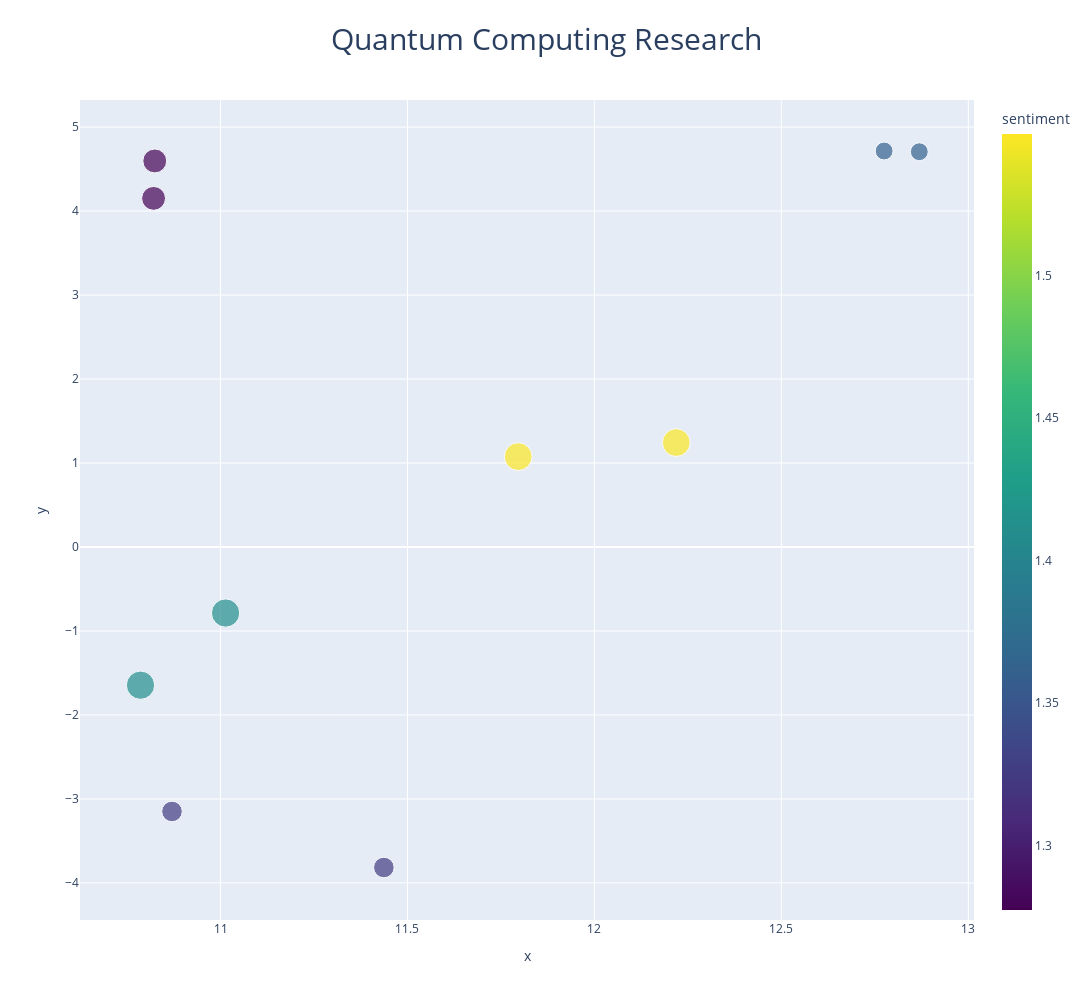

The notebook cell saved with this chart:
### Markdown cell above
### Visualization based on Topic and Sentiment

### Code cell
fig = px.scatter(
    wizard_copy,
    x="x",
    y="y",
    size="size",
    color="sentiment",
    hover_name=wizard_copy["paragraph"].str.wrap(100).apply(lambda x: x.replace("\n", "<br>")),
    hover_data=["entities", "topics"],
    color_continuous_scale=px.colors.sequential.Viridis,
    title="Quantum Computing Research",
    width=1500,
    height=1000,
)

fig.update_layout(title_x=0.5, title_font_size=30)

fig.show()

### Figure 1 — Plotly figure (JSON) as saved in the notebook; plotly's stock layout.template omitted (floating-point values rounded to 4 significant figures)
{"data": [{"customdata": [["['IBM', 'Microsoft', 'Intel', 'Google', 'NVIDIA']", [["technology", 0.009], ["research", 0.009], ["ibm", 0.008], ["company", 0.007], ["new", 0.007]]], ["['Photonic Integrated Circuit', 'IBM', 'Jun (The Expresswire) -- \"Photonic Integrated Circuit (IC) and Quantum Computing Market\" Insights 2023 By Types (Hybrid, Monolithic, ...', 'Jun 19, 2023 (The Expresswire) -- \"Photonic Integrated Circuit (IC) and Quantum Computing Market\" [2023-2030] Research ReportAnalysis and ...', \"Researcher' newest research report, the â Quantum Computing Chip Industry Forecastâ looks at past sales and reviews total world Quantum Computing Chip sales in 2022, providing a ...\"]", [["market", 0.034], ["global", 0.023], ["global quantum", 0.02], ["computing market", 0.02], ["market size", 0.018]]], ["['IBM', 'Google', 'Microsoft', 'Quantum computing uses the physical properties of quantum physics to  manipulate subatomic particles to perform computation.', 'Intel']", [["computer", 0.014], ["quantum computer", 0.014], ["qubits", 0.013], ["classical", 0.011], ["error", 0.011]]], ["['Google', 'Non-Abelian anyons have the unique feature of retaining a sort of memory,  allowing us to determine when they have been exchanged,...', 'Linear Mechanical', 'Argonne', 'Cornell \\nChronicle']", [["material", 0.013], ["property", 0.01], ["particle", 0.01], ["team", 0.009], ["electron", 0.009]]], ["['Photonic Integrated Circuit', 'IBM', 'Jun (The Expresswire) -- \"Photonic Integrated Circuit (IC) and Quantum Computing Market\" Insights 2023 By Types (Hybrid, Monolithic, ...', 'Jun 19, 2023 (The Expresswire) -- \"Photonic Integrated Circuit (IC) and Quantum Computing Market\" [2023-2030] Research ReportAnalysis and ...', \"Researcher' newest research report, the â Quantum Computing Chip Industry Forecastâ looks at past sales and reviews total world Quantum Computing Chip sales in 2022, providing a ...\"]", [["market", 0.034], ["global", 0.023], ["global quantum", 0.02], ["computing market", 0.02], ["market size", 0.018]]], ["['IBM', 'Moderna', 'Cleveland Clinic', 'Microsoft', 'Council Post: Shifting The Paradigm With Deep Tech']", [["data", 0.006], ["ai", 0.006], ["research", 0.006], ["company", 0.006], ["report", 0.006]]], ["['IBM', 'Moderna', 'Cleveland Clinic', 'Microsoft', 'Council Post: Shifting The Paradigm With Deep Tech']", [["data", 0.006], ["ai", 0.006], ["research", 0.006], ["company", 0.006], ["report", 0.006]]], ["['IBM', 'Google', 'Microsoft', 'Quantum computing uses the physical properties of quantum physics to  manipulate subatomic particles to perform computation.', 'Intel']", [["computer", 0.014], ["quantum computer", 0.014], ["qubits", 0.013], ["classical", 0.011], ["error", 0.011]]], ["['IBM', 'Microsoft', 'Intel', 'Google', 'NVIDIA']", [["technology", 0.009], ["research", 0.009], ["ibm", 0.008], ["company", 0.007], ["new", 0.007]]], ["['Google', 'Non-Abelian anyons have the unique feature of retaining a sort of memory,  allowing us to determine when they have been exchanged,...', 'Linear Mechanical', 'Argonne', 'Cornell \\nChronicle']", [["material", 0.013], ["property", 0.01], ["particle", 0.01], ["team", 0.009], ["electron", 0.009]]]], "hovertemplate": "<b>%{hovertext}</b><br><br>x=%{x}<br>y=%{y}<br>size=%{marker.size}<br>entities=%{customdata[0]}<br>topics=%{customdata[1]}<br>sentiment=%{marker.color}<extra></extra>", "hovertext": ["“Today's quantum computers are novel, scientific tools that can be used to model problems that are<br>extremely difficult, and perhaps impossible, for classical systems, signaling that we are now<br>entering a new phase of utility for quantum computing,” said Darío Gil, Senior Vice President and<br>Director of IBM Research. “We expect this collaboration to continue to have tremendous impact for<br>the area’s growth as a corridor of innovation, from New York City to the Capital Region. We are<br>thrilled to collaborate with RPI as we continue to nurture the global quantum ecosystem of<br>tomorrow.”", "Global Quantum Computing Market (2023-2030) report provides the newest industry data and industry<br>future trends, allowing you to identify the products and end users driving revenue, growth, and<br>profitability. The report provides a detailed analysis of the latest market trends, insights, and<br>key factors influencing the market. Global Quantum Computing market specifically highlightsâ the<br>vital current and potential opportunities and challenges in the global Quantum Computing market.<br>Concurrently, the report gives detailed insight into the specific industries and competition from<br>different businesses. Similarly, the further research report additionally includes a Regional<br>Outlook, Opportunity Analysis, Latest Technologies, and Progress insights. Ask for a Sample Report", "Quantum computing could revolutionize our world. For specific and crucial tasks, it promises to be<br>exponentially faster than the zero-or-one binary technology that underlies today's machines, from<br>supercomputers in laboratories to smartphones in our pockets. But developing quantum computers<br>hinges on building a stable network of qubits—or quantum bits—to store information, access it and<br>perform computations.", "While these particles had never been observed in nature, theorists predicted they could be created<br>in a particular type of semiconductor device and used to build the components for a robust quantum<br>computer.", "The recent flows and therefore the growth opportunities within the market in the approaching amount<br>are highlighted. Major players/suppliers worldwide and market share by regions, with company and<br>product introduction, position in the global Quantum Computing market including their market status<br>and development trend by types and applications which will provide its price and profit status, and<br>marketing status & market growth drivers and challenges. This latest report provides worldwide<br>Quantum Computing market predictions for the forthcoming years.", "Our research spans a multitude of industries including Energy, Technology, Manufacturing and<br>Construction, Chemicals and Materials, Food and Beverages, etc. Having serviced many Fortune<br>organizations, we bring a rich and reliable experience that covers all kinds of research needs.", "They are able to make well-calibrated decisions and leverage highly lucrative opportunities while<br>surmounting the fierce challenges all because we analyze for them the complex business environment,<br>segment-wise existing and emerging possibilities, technology formations, growth estimates, and even<br>the strategic choices available. In short, a complete package. All this is possible because we have<br>a highly qualified, competent, and experienced team of professionals comprising business analysts,<br>economists, consultants, and technology experts. In our list of priorities, you-our patron-come at<br>the top. You can be sure of the best cost-effective, value-added package from us, should you decide<br>to engage with us.", "Ultimately, quantum computers excel at solving a certain class of problems. It’s infeasible or<br>unrealistic to use them for many of the tasks that we use computers for today, such as accessing and<br>reading this whitepaper.", "Despite these challenges, there has been significant progress in the field of quantum computing in<br>recent years. Companies like IBM, Google, and Intel are investing heavily in quantum computing<br>research, and several startups are working on developing quantum hardware and software. Moreover,<br>governments around the world are recognizing the importance of quantum computing and are providing<br>funding and support for research in this area.", "After completing their master’s, they pivoted to a different technology called superconducting<br>quantum computing. Instead of suspended atoms, this technology uses tiny electric circuits that are<br>exceptional at carrying electric current. To control these circuits, researchers only need to send<br>electric signals."], "legendgroup": "", "marker": {"color": [1.55, 1.361, 1.412, 1.325, 1.361, 1.277, 1.277, 1.412, 1.55, 1.325], "coloraxis": "coloraxis", "size": [977, 404, 1011, 535, 404, 721, 721, 1011, 977, 535], "sizemode": "area", "sizeref": 2.527, "symbol": "circle"}, "mode": "markers", "name": "", "orientation": "v", "showlegend": false, "type": "scatter", "x": [12.22, 12.87, 10.79, 11.44, 12.78, 10.82, 10.82, 11.01, 11.8, 10.87], "xaxis": "x", "y": [1.243, 4.706, -1.646, -3.816, 4.715, 4.596, 4.151, -0.7863, 1.076, -3.149], "yaxis": "y"}], "layout": {"coloraxis": {"colorbar": {"title": {"text": "sentiment"}}, "colorscale": [[0, "#440154"], [0.1111, "#482878"], [0.2222, "#3e4989"], [0.3333, "#31688e"], [0.4444, "#26828e"], [0.5556, "#1f9e89"], [0.6667, "#35b779"], [0.7778, "#6ece58"], [0.8889, "#b5de2b"], [1, "#fde725"]]}, "height": 1000, "legend": {"itemsizing": "constant", "tracegroupgap": 0}, "title": {"font": {"size": 30}, "text": "Quantum Computing Research", "x": 0.5}, "width": 1500, "xaxis": {"anchor": "y", "domain": [0, 1], "title": {"text": "x"}}, "yaxis": {"anchor": "x", "domain": [0, 1], "title": {"text": "y"}}}}
